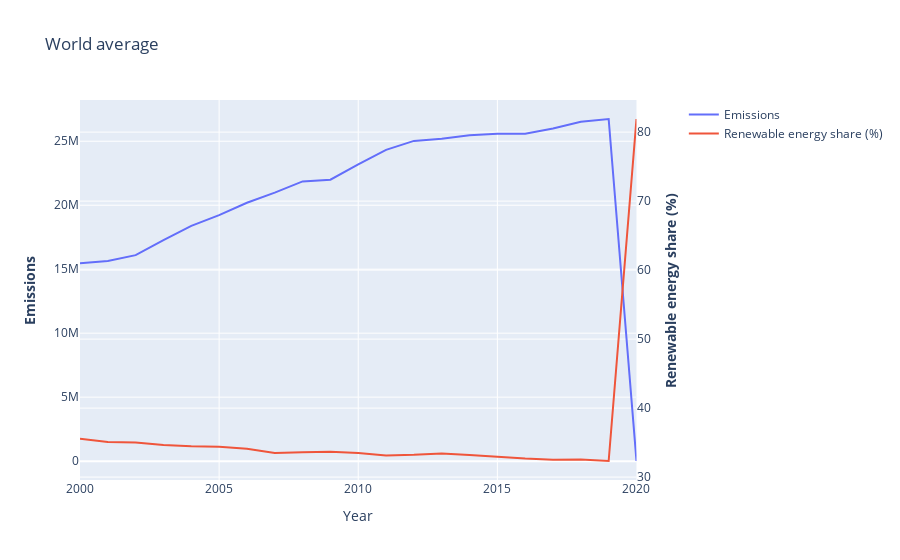

Notebook cell for this chart:
### Markdown cell above
If you look figure 2, two of these countries get loads of energy from renewable sources, yet they are still in the top 10 most emitting countries.

### Code cell
developed_countries = [
    "Australia",
    "Austria",
    "Belgium",
    "Canada",
    "Denmark",
    "Finland",
    "France",
    "Germany",
    "Iceland",
    "Ireland",
    "Israel",
    "Italy",
    "Japan",
    "Luxembourg",
    "Netherlands",
    "New Zealand",
    "Norway",
    "Portugal",
    "Singapore",
    "South Korea",
    "Spain",
    "Sweden",
    "Switzerland",
    "United Kingdom",
    "United States",
    "Andorra",
    "Cyprus",
    "Czech Republic",
    "Estonia",
    "Greece",
    "Hong Kong SAR",
    "Latvia",
    "Lithuania",
    "Malta",
    "Monaco",
    "San Marino",
    "Slovakia",
    "Slovenia"
]
df = pd.read_csv("../graphs/merged_to_csv")
countries = pd.read_csv('../datasets/sus.csv')['Entity'].drop_duplicates()
world_data = df[(df['Element'] == "Emissions (CO2)") & (df['Item'] == "All sectors without LULUCF") & (df['Area'].isin(countries))].drop(columns=['Item', 'Element', 'Unit', 'Entity', 'Access to electricity (% of population)', 'Access to clean fuels for cooking', 'Renewable-electricity-generating-capacity-per-capita', 'Financial flows to developing countries (US $)', 'Financial flows to developing countries (US $)', 'Electricity from fossil fuels (TWh)', 'Electricity from nuclear (TWh)', 'Electricity from renewables (TWh)','Low-carbon electricity (% electricity)', 'Primary energy consumption per capita (kWh/person)', 'Energy intensity level of primary energy (MJ/$2017 PPP GDP)', 'Value_co2_emissions_kt_by_country', 'Renewables (% equivalent primary energy)','gdp_growth', 'gdp_per_capita', 'Density\\n(P/Km2)','Land Area(Km2)', 'Latitude', 'Longitude']).dropna()

means = pd.concat([world_data['Renewable energy share in the total final energy consumption (%)'].groupby(world_data['Year']).mean(), world_data['Emission'].groupby(world_data['Year']).sum()], axis=1)
means
"""import plotly.express as px
import plotly.graph_objects as go
"""
import plotly.graph_objects as go
from plotly.subplots import make_subplots

# Create figure with secondary y-axis
fig = make_subplots(specs=[[{"secondary_y": True}]])

# Add traces
fig.add_trace(
    go.Scatter(x=means.index, y=means['Emission'], name="Emissions"),
    secondary_y=False,
)

fig.add_trace(
    go.Scatter(x=means.index, y=means['Renewable energy share in the total final energy consumption (%)'], name="Renewable energy share (%)"),
    secondary_y=True,
)

# Add figure title
fig.update_layout(
    title_text="World average"
)

# Set x-axis title
fig.update_xaxes(title_text="Year")

# Set y-axes titles
fig.update_yaxes(title_text="<b>Emissions</b>", secondary_y=False)
fig.update_yaxes(title_text="<b>Renewable energy share (%)</b>", secondary_y=True)

fig.show()

### Figure 1 — Plotly figure (JSON) as saved in the notebook; plotly's stock layout.template omitted (floating-point values rounded to 4 significant figures)
{"data": [{"name": "Emissions", "type": "scatter", "x": [2000, 2001, 2002, 2003, 2004, 2005, 2006, 2007, 2008, 2009, 2010, 2011, 2012, 2013, 2014, 2015, 2016, 2017, 2018, 2019, 2020], "xaxis": "x", "y": [15460000.0, 15640000.0, 16100000.0, 17270000.0, 18380000.0, 19230000.0, 20190000.0, 20990000.0, 21860000.0, 21990000.0, 23190000.0, 24330000.0, 25030000.0, 25200000.0, 25470000.0, 25580000.0, 25590000.0, 26000000.0, 26530000.0, 26740000.0, 10054], "yaxis": "y"}, {"name": "Renewable energy share (%)", "type": "scatter", "x": [2000, 2001, 2002, 2003, 2004, 2005, 2006, 2007, 2008, 2009, 2010, 2011, 2012, 2013, 2014, 2015, 2016, 2017, 2018, 2019, 2020], "xaxis": "x", "y": [35.56, 35.08, 35.02, 34.64, 34.46, 34.4, 34.11, 33.5, 33.59, 33.69, 33.49, 33.14, 33.23, 33.43, 33.21, 32.91, 32.69, 32.52, 32.57, 32.33, 81.9], "yaxis": "y2"}], "layout": {"title": {"text": "World average"}, "xaxis": {"anchor": "y", "domain": [0, 0.94], "title": {"text": "Year"}}, "yaxis": {"anchor": "x", "domain": [0, 1], "title": {"text": "<b>Emissions</b>"}}, "yaxis2": {"anchor": "x", "overlaying": "y", "side": "right", "title": {"text": "<b>Renewable energy share (%)</b>"}}}}
